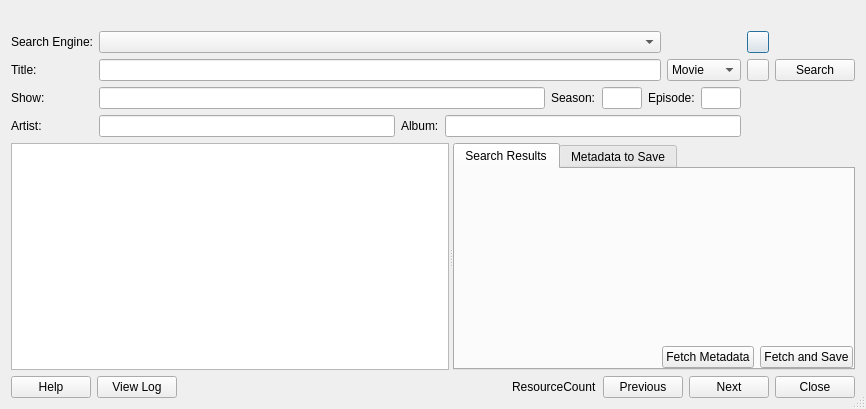
<?xml version="1.0" encoding="UTF-8"?>
<ui version="4.0">
 <class>FetcherDialog</class>
 <widget class="QDialog" name="FetcherDialog">
  <property name="geometry">
   <rect>
    <x>0</x>
    <y>0</y>
    <width>866</width>
    <height>409</height>
   </rect>
  </property>
  <property name="sizePolicy">
   <sizepolicy hsizetype="Preferred" vsizetype="Minimum">
    <horstretch>0</horstretch>
    <verstretch>0</verstretch>
   </sizepolicy>
  </property>
  <property name="windowTitle">
   <string>Meta Data Fetcher</string>
  </property>
  <property name="sizeGripEnabled">
   <bool>true</bool>
  </property>
  <layout class="QVBoxLayout" name="verticalLayout">
   <item>
    <widget class="QLabel" name="labelDescription">
     <property name="enabled">
      <bool>true</bool>
     </property>
     <property name="sizePolicy">
      <sizepolicy hsizetype="MinimumExpanding" vsizetype="Fixed">
       <horstretch>0</horstretch>
       <verstretch>0</verstretch>
      </sizepolicy>
     </property>
     <property name="text">
      <string notr="true"/>
     </property>
     <property name="wordWrap">
      <bool>true</bool>
     </property>
    </widget>
   </item>
   <item>
    <layout class="QGridLayout" name="gridLayout">
     <item row="0" column="0">
      <widget class="QLabel" name="labelSearchEngine">
       <property name="text">
        <string>Search Engine:</string>
       </property>
      </widget>
     </item>
     <item row="0" column="1">
      <widget class="KComboBox" name="comboBoxSearchEngine"/>
     </item>
     <item row="0" column="3">
      <widget class="QPushButton" name="buttonEngineSettings">
       <property name="minimumSize">
        <size>
         <width>22</width>
         <height>22</height>
        </size>
       </property>
       <property name="maximumSize">
        <size>
         <width>22</width>
         <height>22</height>
        </size>
       </property>
       <property name="text">
        <string notr="true"/>
       </property>
      </widget>
     </item>
     <item row="1" column="0">
      <widget class="QLabel" name="labelTitle">
       <property name="text">
        <string comment="Title of the Publication/Movie/Music Track/tv-show episode">Title:</string>
       </property>
      </widget>
     </item>
     <item row="1" column="1">
      <widget class="KLineEdit" name="lineEditTitle">
       <property name="sizePolicy">
        <sizepolicy hsizetype="Expanding" vsizetype="Preferred">
         <horstretch>0</horstretch>
         <verstretch>0</verstretch>
        </sizepolicy>
       </property>
       <property name="minimumSize">
        <size>
         <width>0</width>
         <height>0</height>
        </size>
       </property>
      </widget>
     </item>
     <item row="1" column="2">
      <widget class="KComboBox" name="cbSelectType">
       <property name="sizePolicy">
        <sizepolicy hsizetype="Minimum" vsizetype="Preferred">
         <horstretch>0</horstretch>
         <verstretch>0</verstretch>
        </sizepolicy>
       </property>
       <item>
        <property name="text">
         <string>Movie</string>
        </property>
       </item>
       <item>
        <property name="text">
         <string>TvShow</string>
        </property>
       </item>
      </widget>
     </item>
     <item row="1" column="3">
      <widget class="QPushButton" name="buttonSearchDetails">
       <property name="sizePolicy">
        <sizepolicy hsizetype="Minimum" vsizetype="Fixed">
         <horstretch>0</horstretch>
         <verstretch>0</verstretch>
        </sizepolicy>
       </property>
       <property name="minimumSize">
        <size>
         <width>22</width>
         <height>22</height>
        </size>
       </property>
       <property name="maximumSize">
        <size>
         <width>22</width>
         <height>22</height>
        </size>
       </property>
       <property name="text">
        <string notr="true"/>
       </property>
       <property name="iconSize">
        <size>
         <width>22</width>
         <height>22</height>
        </size>
       </property>
      </widget>
     </item>
     <item row="1" column="4">
      <widget class="QPushButton" name="buttonSearch">
       <property name="text">
        <string comment="Start the Web-Search">Search</string>
       </property>
      </widget>
     </item>
     <item row="2" column="0">
      <widget class="QLabel" name="labelShow">
       <property name="text">
        <string>Show:</string>
       </property>
      </widget>
     </item>
     <item row="3" column="1" colspan="2">
      <layout class="QHBoxLayout" name="horizontalLayout_5">
       <item>
        <widget class="KLineEdit" name="lineEditArtist"/>
       </item>
       <item>
        <widget class="QLabel" name="labelAlbum">
         <property name="text">
          <string>Album:</string>
         </property>
        </widget>
       </item>
       <item>
        <widget class="KLineEdit" name="lineEditAlbum"/>
       </item>
      </layout>
     </item>
     <item row="2" column="1" colspan="2">
      <layout class="QHBoxLayout" name="horizontalLayout_3">
       <item>
        <widget class="KLineEdit" name="lineEditShow"/>
       </item>
       <item>
        <widget class="QLabel" name="labelSeason">
         <property name="text">
          <string>Season:</string>
         </property>
        </widget>
       </item>
       <item>
        <widget class="KLineEdit" name="lineEditSeason">
         <property name="minimumSize">
          <size>
           <width>40</width>
           <height>0</height>
          </size>
         </property>
         <property name="maximumSize">
          <size>
           <width>40</width>
           <height>16777215</height>
          </size>
         </property>
        </widget>
       </item>
       <item>
        <widget class="QLabel" name="labelEpisode">
         <property name="text">
          <string>Episode:</string>
         </property>
        </widget>
       </item>
       <item>
        <widget class="KLineEdit" name="lineEditEpisode">
         <property name="minimumSize">
          <size>
           <width>40</width>
           <height>0</height>
          </size>
         </property>
         <property name="maximumSize">
          <size>
           <width>40</width>
           <height>16777215</height>
          </size>
         </property>
        </widget>
       </item>
      </layout>
     </item>
     <item row="3" column="0">
      <widget class="QLabel" name="labelArtist">
       <property name="text">
        <string>Artist:</string>
       </property>
      </widget>
     </item>
    </layout>
   </item>
   <item>
    <widget class="QSplitter" name="splitter">
     <property name="sizePolicy">
      <sizepolicy hsizetype="Expanding" vsizetype="MinimumExpanding">
       <horstretch>0</horstretch>
       <verstretch>0</verstretch>
      </sizepolicy>
     </property>
     <property name="orientation">
      <enum>Qt::Horizontal</enum>
     </property>
     <widget class="QListView" name="searchResults">
      <property name="sizePolicy">
       <sizepolicy hsizetype="Expanding" vsizetype="MinimumExpanding">
        <horstretch>0</horstretch>
        <verstretch>0</verstretch>
       </sizepolicy>
      </property>
     </widget>
     <widget class="QTabWidget" name="resultsTabWidget">
      <property name="currentIndex">
       <number>0</number>
      </property>
      <widget class="QWidget" name="tab">
       <attribute name="title">
        <string>Search Results</string>
       </attribute>
       <layout class="QVBoxLayout" name="verticalLayout_2">
        <property name="margin">
         <number>0</number>
        </property>
        <item>
         <widget class="QLabel" name="detailsTitle">
          <property name="font">
           <font>
            <weight>75</weight>
            <bold>true</bold>
           </font>
          </property>
          <property name="text">
           <string notr="true"/>
          </property>
          <property name="wordWrap">
           <bool>true</bool>
          </property>
         </widget>
        </item>
        <item>
         <widget class="QLabel" name="detailsText">
          <property name="text">
           <string notr="true"/>
          </property>
          <property name="wordWrap">
           <bool>true</bool>
          </property>
         </widget>
        </item>
        <item>
         <widget class="KUrlLabel" name="detailsUrl">
          <property name="text">
           <string/>
          </property>
          <property name="wordWrap">
           <bool>true</bool>
          </property>
         </widget>
        </item>
        <item>
         <spacer name="verticalSpacer">
          <property name="orientation">
           <enum>Qt::Vertical</enum>
          </property>
          <property name="sizeHint" stdset="0">
           <size>
            <width>20</width>
            <height>40</height>
           </size>
          </property>
         </spacer>
        </item>
        <item>
         <layout class="QHBoxLayout" name="horizontalLayout_2">
          <item>
           <spacer name="horizontalSpacer_3">
            <property name="orientation">
             <enum>Qt::Horizontal</enum>
            </property>
            <property name="sizeHint" stdset="0">
             <size>
              <width>40</width>
              <height>20</height>
             </size>
            </property>
           </spacer>
          </item>
          <item>
           <widget class="QPushButton" name="buttonFetchMore">
            <property name="text">
             <string>Fetch Metadata</string>
            </property>
           </widget>
          </item>
          <item>
           <widget class="QPushButton" name="buttonFetchAndSave">
            <property name="text">
             <string>Fetch and Save</string>
            </property>
           </widget>
          </item>
         </layout>
        </item>
       </layout>
      </widget>
      <widget class="QWidget" name="tab_2">
       <property name="sizePolicy">
        <sizepolicy hsizetype="Preferred" vsizetype="MinimumExpanding">
         <horstretch>0</horstretch>
         <verstretch>0</verstretch>
        </sizepolicy>
       </property>
       <attribute name="title">
        <string>Metadata to Save</string>
       </attribute>
       <layout class="QVBoxLayout" name="verticalLayout_3">
        <property name="margin">
         <number>0</number>
        </property>
        <item>
         <widget class="NepomukWebMiner::UI::MetaDataWidget" name="metaDataList" native="true">
          <property name="sizePolicy">
           <sizepolicy hsizetype="Preferred" vsizetype="Ignored">
            <horstretch>0</horstretch>
            <verstretch>0</verstretch>
           </sizepolicy>
          </property>
         </widget>
        </item>
        <item>
         <layout class="QHBoxLayout" name="horizontalLayout_4">
          <property name="sizeConstraint">
           <enum>QLayout::SetDefaultConstraint</enum>
          </property>
          <item>
           <spacer name="horizontalSpacer_2">
            <property name="orientation">
             <enum>Qt::Horizontal</enum>
            </property>
            <property name="sizeHint" stdset="0">
             <size>
              <width>40</width>
              <height>1</height>
             </size>
            </property>
           </spacer>
          </item>
          <item>
           <widget class="QPushButton" name="buttonSave">
            <property name="sizePolicy">
             <sizepolicy hsizetype="Minimum" vsizetype="Fixed">
              <horstretch>0</horstretch>
              <verstretch>0</verstretch>
             </sizepolicy>
            </property>
            <property name="text">
             <string comment="Save metadata to nepomuk">Save</string>
            </property>
           </widget>
          </item>
         </layout>
        </item>
       </layout>
      </widget>
     </widget>
    </widget>
   </item>
   <item>
    <layout class="QHBoxLayout" name="horizontalLayout">
     <item>
      <widget class="QPushButton" name="buttonHelp">
       <property name="text">
        <string>Help</string>
       </property>
      </widget>
     </item>
     <item>
      <widget class="QPushButton" name="buttonLog">
       <property name="text">
        <string>View Log</string>
       </property>
      </widget>
     </item>
     <item>
      <spacer name="horizontalSpacer">
       <property name="orientation">
        <enum>Qt::Horizontal</enum>
       </property>
       <property name="sizeHint" stdset="0">
        <size>
         <width>40</width>
         <height>20</height>
        </size>
       </property>
      </spacer>
     </item>
     <item>
      <widget class="QLabel" name="labelResourceCount">
       <property name="text">
        <string>ResourceCount</string>
       </property>
      </widget>
     </item>
     <item>
      <widget class="QPushButton" name="buttonPrevious">
       <property name="text">
        <string comment="Select previous file">Previous</string>
       </property>
      </widget>
     </item>
     <item>
      <widget class="QPushButton" name="buttonNext">
       <property name="text">
        <string comment="Select next file">Next</string>
       </property>
      </widget>
     </item>
     <item>
      <widget class="KPushButton" name="buttonCancel">
       <property name="enabled">
        <bool>true</bool>
       </property>
       <property name="text">
        <string comment="Close the Dialog">Close</string>
       </property>
      </widget>
     </item>
    </layout>
   </item>
  </layout>
 </widget>
 <customwidgets>
  <customwidget>
   <class>KComboBox</class>
   <extends>QComboBox</extends>
   <header>kcombobox.h</header>
  </customwidget>
  <customwidget>
   <class>KLineEdit</class>
   <extends>QLineEdit</extends>
   <header>klineedit.h</header>
  </customwidget>
  <customwidget>
   <class>KUrlLabel</class>
   <extends>QLabel</extends>
   <header>kurllabel.h</header>
  </customwidget>
  <customwidget>
   <class>KPushButton</class>
   <extends>QPushButton</extends>
   <header>kpushbutton.h</header>
  </customwidget>
  <customwidget>
   <class>NepomukWebMiner::UI::MetaDataWidget</class>
   <extends>QWidget</extends>
   <header location="global">metadatawidget.h</header>
   <container>1</container>
  </customwidget>
 </customwidgets>
 <resources/>
 <connections>
  <connection>
   <sender>buttonEngineSettings</sender>
   <signal>clicked()</signal>
   <receiver>FetcherDialog</receiver>
   <slot>openSettings()</slot>
   <hints>
    <hint type="sourcelabel">
     <x>781</x>
     <y>37</y>
    </hint>
    <hint type="destinationlabel">
     <x>778</x>
     <y>-9</y>
    </hint>
   </hints>
  </connection>
 </connections>
 <slots>
  <slot>openSettings()</slot>
 </slots>
</ui>
